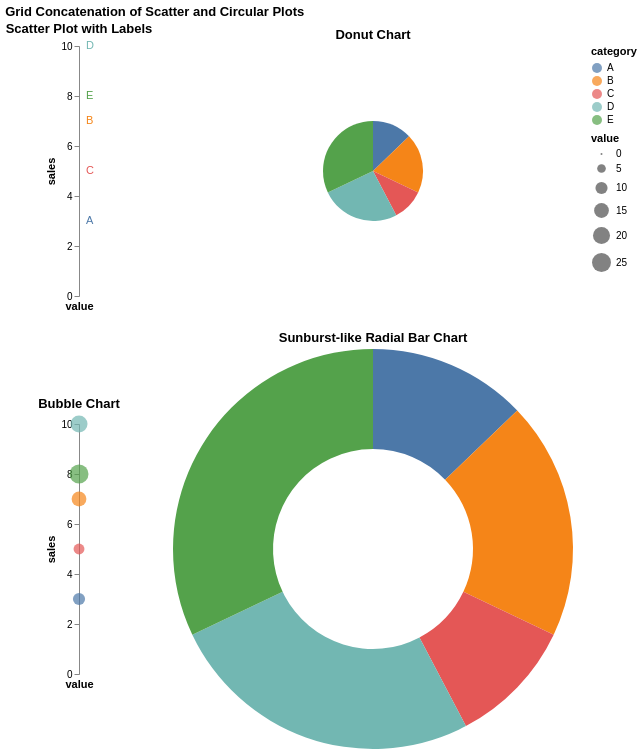

Describe this chart as a Vega-Lite specification.
### Vega-Lite specification from a JSON file in a GitHub repository (floating-point values rounded to 4 significant figures)
{"$schema": "https://vega.github.io/schema/vega-lite/v5.20.1.json", "columns": 2, "concat": [{"encoding": {"color": {"field": "category", "type": "nominal"}, "text": {"field": "category", "type": "nominal"}, "x": {"field": "value", "type": "quantitative"}, "y": {"field": "sales", "type": "quantitative"}}, "height": 250, "mark": {"align": "left", "baseline": "middle", "dx": 7, "type": "text"}, "title": "Scatter Plot with Labels", "width": "container"}, {"encoding": {"color": {"field": "category", "type": "nominal"}, "theta": {"field": "value", "type": "quantitative"}}, "height": 250, "mark": {"innerRadius": 50, "type": "arc"}, "title": "Donut Chart", "width": "container"}, {"encoding": {"color": {"field": "category", "type": "nominal"}, "size": {"field": "value", "type": "quantitative"}, "x": {"field": "value", "type": "quantitative"}, "y": {"field": "sales", "type": "quantitative"}}, "height": 250, "mark": {"type": "circle"}, "title": "Bubble Chart", "width": "container"}, {"encoding": {"color": {"field": "category", "type": "nominal"}, "theta": {"field": "value", "type": "quantitative"}}, "height": 250, "mark": {"innerRadius": 100, "outerRadius": 200, "type": "arc"}, "title": "Sunburst-like Radial Bar Chart", "width": "container"}], "config": {"view": {"continuousHeight": 300, "continuousWidth": 300}}, "data": {"name": "data-da9a454df0df8e8c843a0e21b04bad6c"}, "datasets": {"data-da9a454df0df8e8c843a0e21b04bad6c": [{"category": "A", "month": "Jan", "sales": 3, "value": 10}, {"category": "B", "month": "Feb", "sales": 7, "value": 15}, {"category": "C", "month": "Mar", "sales": 5, "value": 8}, {"category": "D", "month": "Apr", "sales": 10, "value": 20}, {"category": "E", "month": "May", "sales": 8, "value": 25}]}, "title": "Grid Concatenation of Scatter and Circular Plots"}
